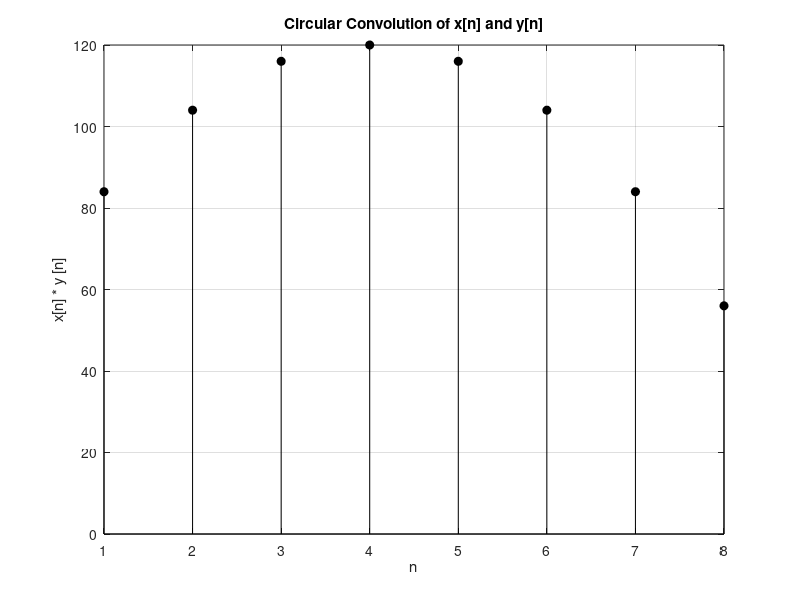

This figure's MATLAB source:
%signal x
nx = 0:7; %
x = nx;

%signal y
ny = nx - 5;
y = x;

N1 = numel(x);
N2 = numel(y);
N = max(N1, N2);

if (N1<N2)
    x = [x, zeros(1,N-N1)];
end
if (N1>N2)
    y = [y, zeros(1,N-N2)];
end

cconv = zeros(1,N); %circular convolution function
%implementing the circular convolution
for m=0:N-1
    for n=0:N-1
        z = mod(m-n,N);
        cconv(m+1) = cconv(m+1)+x(n+1).*y(z+1);
    end
end

%generate circular convolution of x[n] and y[n]
figure()
stem(cconv, "filled", "k")
title("Circular Convolution of x[n] and y[n]")
xlabel("n"), ylabel("x[n] * y [n]")
grid on

fprintf("CIRCULAR CONVOLUTION OF x[n] AND y[n]: \n")
disp(cconv)
fprintf("\n")
